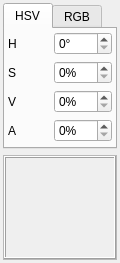
<?xml version="1.0" encoding="UTF-8"?>
<ui version="4.0">
 <author>liuyanghejerry@126.com</author>
 <class>ColorInspector</class>
 <widget class="QWidget" name="ColorInspector">
  <property name="geometry">
   <rect>
    <x>0</x>
    <y>0</y>
    <width>120</width>
    <height>263</height>
   </rect>
  </property>
  <property name="minimumSize">
   <size>
    <width>120</width>
    <height>0</height>
   </size>
  </property>
  <property name="baseSize">
   <size>
    <width>0</width>
    <height>114</height>
   </size>
  </property>
  <layout class="QVBoxLayout">
   <property name="leftMargin">
    <number>3</number>
   </property>
   <property name="topMargin">
    <number>3</number>
   </property>
   <property name="rightMargin">
    <number>3</number>
   </property>
   <property name="bottomMargin">
    <number>3</number>
   </property>
   <item>
    <widget class="QTabWidget" name="colorSpecTabWidget">
     <property name="sizePolicy">
      <sizepolicy hsizetype="Expanding" vsizetype="Preferred">
       <horstretch>0</horstretch>
       <verstretch>0</verstretch>
      </sizepolicy>
     </property>
     <property name="currentIndex">
      <number>0</number>
     </property>
     <widget class="QWidget" name="hsvTab">
      <attribute name="title">
       <string>HSV</string>
      </attribute>
      <layout class="QGridLayout" name="hsvLayout">
       <property name="leftMargin">
        <number>3</number>
       </property>
       <property name="topMargin">
        <number>3</number>
       </property>
       <property name="rightMargin">
        <number>3</number>
       </property>
       <property name="bottomMargin">
        <number>3</number>
       </property>
       <item row="0" column="0">
        <widget class="QLabel" name="hueLabel">
         <property name="text">
          <string>H</string>
         </property>
        </widget>
       </item>
       <item row="1" column="0">
        <widget class="QLabel" name="saturationLabel">
         <property name="text">
          <string>S</string>
         </property>
        </widget>
       </item>
       <item row="2" column="0">
        <widget class="QLabel" name="valueLabel">
         <property name="text">
          <string>V</string>
         </property>
        </widget>
       </item>
       <item row="3" column="0">
        <widget class="QLabel" name="hsvAlphaLabel">
         <property name="text">
          <string>A</string>
         </property>
        </widget>
       </item>
       <item row="1" column="1">
        <widget class="ColorSlider" name="saturationSlider" native="true">
         <property name="sizePolicy">
          <sizepolicy hsizetype="Expanding" vsizetype="Preferred">
           <horstretch>0</horstretch>
           <verstretch>0</verstretch>
          </sizepolicy>
         </property>
        </widget>
       </item>
       <item row="3" column="1">
        <widget class="ColorSlider" name="hsvAlphaSlider" native="true">
         <property name="sizePolicy">
          <sizepolicy hsizetype="Expanding" vsizetype="Preferred">
           <horstretch>0</horstretch>
           <verstretch>0</verstretch>
          </sizepolicy>
         </property>
        </widget>
       </item>
       <item row="2" column="1">
        <widget class="ColorSlider" name="valueSlider" native="true">
         <property name="sizePolicy">
          <sizepolicy hsizetype="Expanding" vsizetype="Preferred">
           <horstretch>0</horstretch>
           <verstretch>0</verstretch>
          </sizepolicy>
         </property>
        </widget>
       </item>
       <item row="0" column="1">
        <widget class="ColorSlider" name="hueSlider" native="true">
         <property name="sizePolicy">
          <sizepolicy hsizetype="Expanding" vsizetype="Preferred">
           <horstretch>0</horstretch>
           <verstretch>0</verstretch>
          </sizepolicy>
         </property>
        </widget>
       </item>
       <item row="0" column="2">
        <widget class="QSpinBox" name="hueSpinBox">
         <property name="suffix">
          <string>°</string>
         </property>
         <property name="maximum">
          <number>359</number>
         </property>
        </widget>
       </item>
       <item row="1" column="2">
        <widget class="QSpinBox" name="saturationSpinBox">
         <property name="suffix">
          <string>%</string>
         </property>
         <property name="maximum">
          <number>100</number>
         </property>
        </widget>
       </item>
       <item row="2" column="2">
        <widget class="QSpinBox" name="valueSpinBox">
         <property name="suffix">
          <string>%</string>
         </property>
         <property name="maximum">
          <number>100</number>
         </property>
        </widget>
       </item>
       <item row="3" column="2">
        <widget class="QSpinBox" name="hsvAlphaSpinBox">
         <property name="suffix">
          <string>%</string>
         </property>
         <property name="maximum">
          <number>100</number>
         </property>
        </widget>
       </item>
      </layout>
     </widget>
     <widget class="QWidget" name="rgbTab">
      <attribute name="title">
       <string>RGB</string>
      </attribute>
      <layout class="QGridLayout" name="rgbLayout">
       <property name="leftMargin">
        <number>3</number>
       </property>
       <property name="topMargin">
        <number>3</number>
       </property>
       <property name="rightMargin">
        <number>3</number>
       </property>
       <property name="bottomMargin">
        <number>3</number>
       </property>
       <item row="3" column="0">
        <widget class="QLabel" name="rgbAlphaLabel">
         <property name="text">
          <string>A</string>
         </property>
        </widget>
       </item>
       <item row="1" column="0">
        <widget class="QLabel" name="greenLabel">
         <property name="text">
          <string>G</string>
         </property>
        </widget>
       </item>
       <item row="3" column="1">
        <widget class="ColorSlider" name="rgbAlphaSlider" native="true">
         <property name="sizePolicy">
          <sizepolicy hsizetype="Expanding" vsizetype="Preferred">
           <horstretch>0</horstretch>
           <verstretch>0</verstretch>
          </sizepolicy>
         </property>
        </widget>
       </item>
       <item row="0" column="1">
        <widget class="ColorSlider" name="redSlider" native="true">
         <property name="sizePolicy">
          <sizepolicy hsizetype="Expanding" vsizetype="Preferred">
           <horstretch>0</horstretch>
           <verstretch>0</verstretch>
          </sizepolicy>
         </property>
        </widget>
       </item>
       <item row="2" column="0">
        <widget class="QLabel" name="blueLabel">
         <property name="text">
          <string>B</string>
         </property>
        </widget>
       </item>
       <item row="1" column="1">
        <widget class="ColorSlider" name="greenSlider" native="true">
         <property name="sizePolicy">
          <sizepolicy hsizetype="Expanding" vsizetype="Preferred">
           <horstretch>0</horstretch>
           <verstretch>0</verstretch>
          </sizepolicy>
         </property>
        </widget>
       </item>
       <item row="2" column="1">
        <widget class="ColorSlider" name="blueSlider" native="true">
         <property name="sizePolicy">
          <sizepolicy hsizetype="Expanding" vsizetype="Preferred">
           <horstretch>0</horstretch>
           <verstretch>0</verstretch>
          </sizepolicy>
         </property>
        </widget>
       </item>
       <item row="0" column="0">
        <widget class="QLabel" name="redLabel">
         <property name="text">
          <string>R</string>
         </property>
        </widget>
       </item>
       <item row="0" column="2">
        <widget class="QSpinBox" name="redSpinBox">
         <property name="maximum">
          <number>255</number>
         </property>
        </widget>
       </item>
       <item row="1" column="2">
        <widget class="QSpinBox" name="greenSpinBox">
         <property name="maximum">
          <number>255</number>
         </property>
        </widget>
       </item>
       <item row="2" column="2">
        <widget class="QSpinBox" name="blueSpinBox">
         <property name="maximum">
          <number>255</number>
         </property>
        </widget>
       </item>
       <item row="3" column="2">
        <widget class="QSpinBox" name="rgbAlphaSpinBox">
         <property name="maximum">
          <number>255</number>
         </property>
        </widget>
       </item>
      </layout>
     </widget>
    </widget>
   </item>
   <item>
    <widget class="QFrame" name="colorWrapper">
     <property name="autoFillBackground">
      <bool>true</bool>
     </property>
     <property name="frameShape">
      <enum>QFrame::Shape::StyledPanel</enum>
     </property>
     <property name="frameShadow">
      <enum>QFrame::Shadow::Raised</enum>
     </property>
     <layout class="QVBoxLayout" name="verticalLayout_2">
      <property name="leftMargin">
       <number>0</number>
      </property>
      <property name="topMargin">
       <number>0</number>
      </property>
      <property name="rightMargin">
       <number>0</number>
      </property>
      <property name="bottomMargin">
       <number>0</number>
      </property>
      <item>
       <widget class="QLabel" name="color">
        <property name="autoFillBackground">
         <bool>true</bool>
        </property>
        <property name="frameShape">
         <enum>QFrame::Shape::Box</enum>
        </property>
        <property name="frameShadow">
         <enum>QFrame::Shadow::Raised</enum>
        </property>
       </widget>
      </item>
     </layout>
    </widget>
   </item>
  </layout>
 </widget>
 <customwidgets>
  <customwidget>
   <class>ColorSlider</class>
   <extends>QWidget</extends>
   <header>colorslider.h</header>
   <container>1</container>
  </customwidget>
 </customwidgets>
 <resources/>
 <connections/>
</ui>
